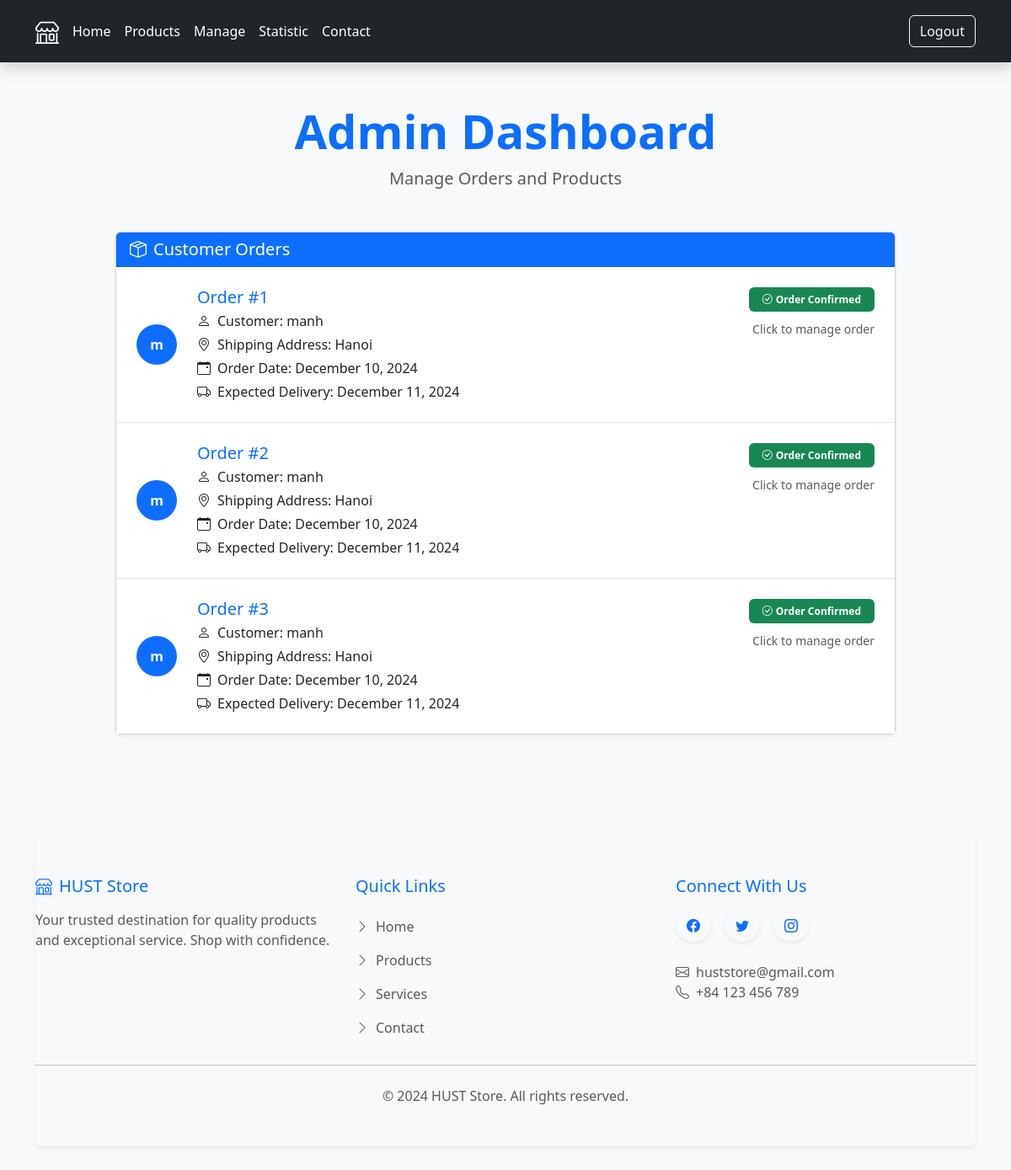
The page /manage (signed in) on the database its author committed.
### main.py (models this page shows)
class Order(db.Model):
    __tablename__ = "orders"
    id: Mapped[int] = mapped_column(Integer, primary_key=True)
    user_id: Mapped[int] = mapped_column(db.ForeignKey("users.id"))
    user = relationship("User")
    selections: Mapped[List["Selection"]] = relationship(back_populates="order")
    order_date: Mapped[str] = mapped_column(String, nullable=False)
    confirmed: Mapped[Optional[bool]] = mapped_column(Boolean)
    feedback: Mapped[Optional[str]] = mapped_column(String)

class User(UserMixin, db.Model):
    __tablename__ = "users"
    id: Mapped[int] = mapped_column(Integer, primary_key=True)
    email: Mapped[str] = mapped_column(String, unique=True)
    name: Mapped[str]= mapped_column(String, nullable=False)
    password: Mapped[str] = mapped_column(String, nullable=False)
    selections = relationship("Selection", back_populates="user")
    address: Mapped[Optional[str]] = mapped_column(String)
    shipping: Mapped[Optional[str]] = mapped_column(String)
    total_price: Mapped[Optional[str]] = mapped_column(String)
    summary: Mapped[Optional[str]] = mapped_column(String)
    delivery_date: Mapped[Optional[str]] = mapped_column(String)

### main.py (the view)
@app.route('/manage')
def manage():
    list = db.session.execute(db.select(Order)).scalars().all()
    return render_template('manage.html', list=list)

### main.py (called while the page is built)
@login_manager.user_loader
def load_user(user_id):
    return db.session.get(User, user_id)

### templates/manage.html (shortened to what this page needs)
{% include 'header.html' %}
<div class="container py-5">
  <div class="text-center mb-5">
    <h1 class="display-4 fw-bold text-primary">Admin Dashboard</h1>
    <p class="lead text-muted">Manage Orders and Products</p>
  </div>
  <div class="row justify-content-center">
    <div class="col-lg-10">
      <div class="card shadow-sm mb-4">
        <div class="card-header bg-primary text-white d-flex justify-content-between align-items-center">
          <h5 class="mb-0"><i class="bi bi-box-seam me-2"></i>Customer Orders</h5>
        </div>
        <div class="card-body p-0">
          <div class="list-group list-group-flush">
            {% for each in list %}
            <a href="{{url_for('show_order', order_id=each.id)}}" class="list-group-item list-group-item-action p-4 position-relative hover-shadow transition-all">
              <div class="row align-items-center">
                <div class="col-auto">
                  <div class="d-flex align-items-center justify-content-center bg-primary rounded-circle" style="width: 48px; height: 48px;">
                    <span class="text-white fw-bold">{{each.user.name[0]}}</span>
                  </div>
                </div>
                <div class="col">
                  <div class="d-flex justify-content-between align-items-start">
                    <div>
                      <h5 class="mb-1 text-primary">Order #{{each.id}}</h5>
                      <p class="mb-1"><i class="bi bi-person me-2"></i>Customer: {{each.user.name}}</p>
                      <p class="mb-1"><i class="bi bi-geo-alt me-2"></i>Shipping Address: {{each.user.address}}</p>
                      <p class="mb-1"><i class="bi bi-calendar-event me-2"></i>Order Date: {{each.order_date}}</p>
                      <p class="mb-0"><i class="bi bi-truck me-2"></i>Expected Delivery: {{each.user.delivery_date}}</p>
                    </div>
                    <div class="text-end">
                      {% if each.confirmed != None and each.confirmed == True %}
                      <span class="badge bg-success px-3 py-2">
                        <i class="bi bi-check-circle me-1"></i>Order Confirmed
                      </span>
                      {% endif %}
                      <div class="mt-2">
                        <span class="text-muted small">Click to manage order</span>
                      </div>
                    </div>
                  </div>
                </div>
              </div>
            </a>
            {% endfor %}
          </div>
        </div>
      </div>
    </div>
  </div>
</div>
{% include 'footer.html' %}

### static/css/styles.css (style rules this page uses)
body { font-family: 'Segoe UI', Tahoma, Geneva, Verdana, sans-serif; background-color: #f8f9fa; color: #212529; }
.transition-all { transition: all 0.3s ease; }

### rows shown on the page
Order: user "m", id "1", user.name "manh", user.address "Hanoi", order_date "December 10, 2024", user.delivery_date "December 11, 2024", confirmed True (drawn)
Order: user "m", id "2", user.name "manh", user.address "Hanoi", order_date "December 10, 2024", user.delivery_date "December 11, 2024", confirmed True (drawn)
Order: user "m", id "3", user.name "manh", user.address "Hanoi", order_date "December 10, 2024", user.delivery_date "December 11, 2024", confirmed True (drawn)
